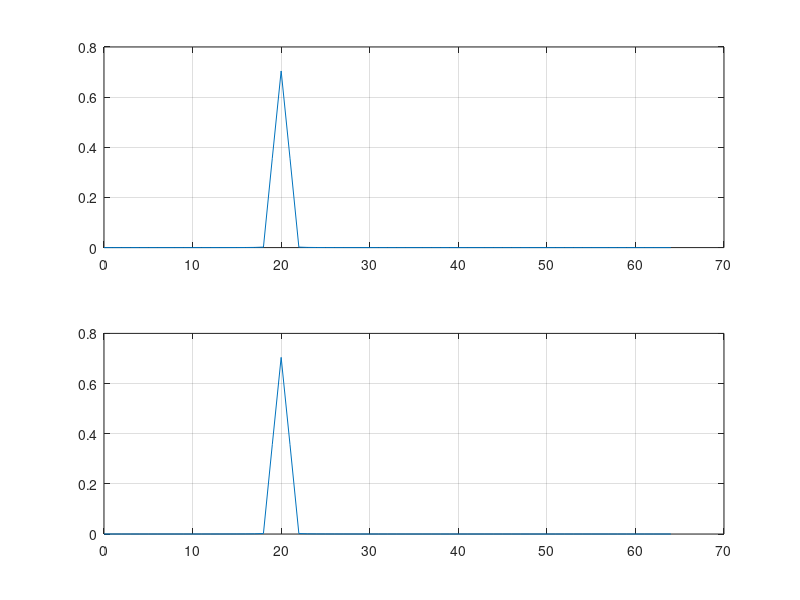
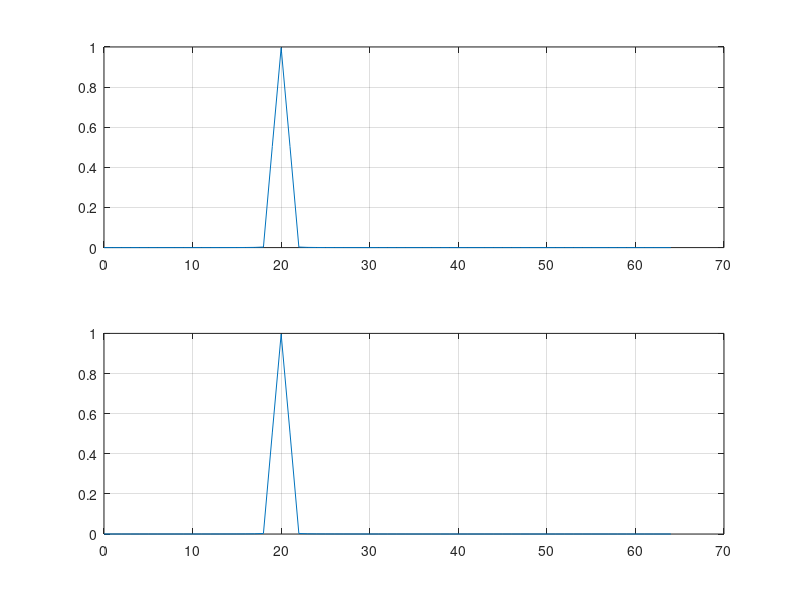

The MATLAB source for these figures, in order:
%
% PWELCH SCALING TEST
%
% FINDINGS: x1 and x2 are of different durations. x2 is longer than x1.
% Pxx2 will be proportially larger than Pxx1 (if x2 is twice as long as x1,
% Pxx2 will be twice as large as Pxx1). However, if window length in
% pwelch is set to the same value for both x1 and x2, Pxx1=Pxx2. However,
% in both cases, Pxx1 and Pxx2 are not equal to signal power (amplitude of
% x1 or x2 squared). Amplitude normalization is required. When hanning
% window is used, the correction is 1.5*Pxx. (1.5=4/(8/3). 8/3 for window
% and 4 for discrete signal). pwelch appears to apply a broadband/random
% window correction factor. This means that the amplitude of a discrete
% sinusoidal will not be correct, but it can be corrected for by the ratio
% of the discrete signal correction factor over the random broadband/random
% factor.
%
% PWELCH Scaling Factor with Hanning Window: sqrt(2*Pxx*1.5). It
% correspondsto signal amplitude. If no window (rectwin), then no 1.5
% factor is needed. Just use sqrt(2*Pxx).
%
Fs=128;
t1=0:1/Fs:2-1/Fs;A1=1;
t2=0:1/Fs:4-1/Fs;A2=1;
x1=A1*cos(2*pi*20*t1);RMS1=A1/sqrt(2); %RMS voltage
fprintf(1,'Vrms1=%f\n',RMS1);
x2=A2*cos(2*pi*20*t2);RMS2=A2/sqrt(2); %RMS voltage
fprintf(1,'Vrms2=%f\n',RMS2);
%
N1=length(x1);
N2=length(x2);
%
[Pxx1,F1] = pwelch(x1,hanning(N1/2),0,N1/2,Fs);Prms1=sqrt(max(Pxx1)*1.5);
[Pxx2,F2] = pwelch(x2,hanning(N1/2),0,N1/2,Fs);Prms2=sqrt(max(Pxx2)*1.5);
%
fprintf(1,'Prms1=%f\n',Prms1);
fprintf(1,'Prms2=%f\n',Prms2);
%
figure(1);
subplot(2,1,1);plot(F1,sqrt(Pxx1*1.5));grid on;%ylim([0 1]); %RMS power
subplot(2,1,2);plot(F2,sqrt(Pxx2*1.5));grid on;%ylim([0 1]); %RMS power
%
figure(2)
subplot(2,1,1);plot(F1,sqrt(2*Pxx1*1.5));grid on;%ylim([0 1]); %Voltage Amplitude
subplot(2,1,2);plot(F2,sqrt(2*Pxx2*1.5));grid on;%ylim([0 1]); %Voltage Amplitude 